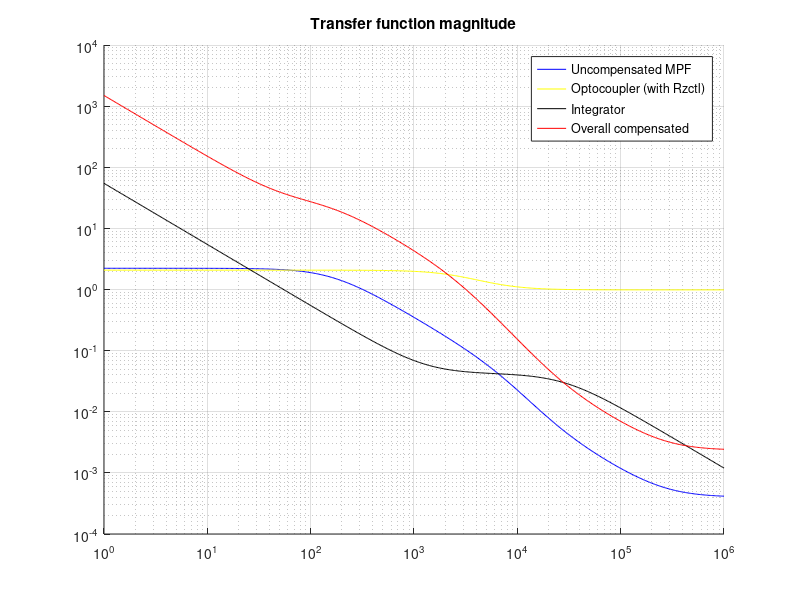
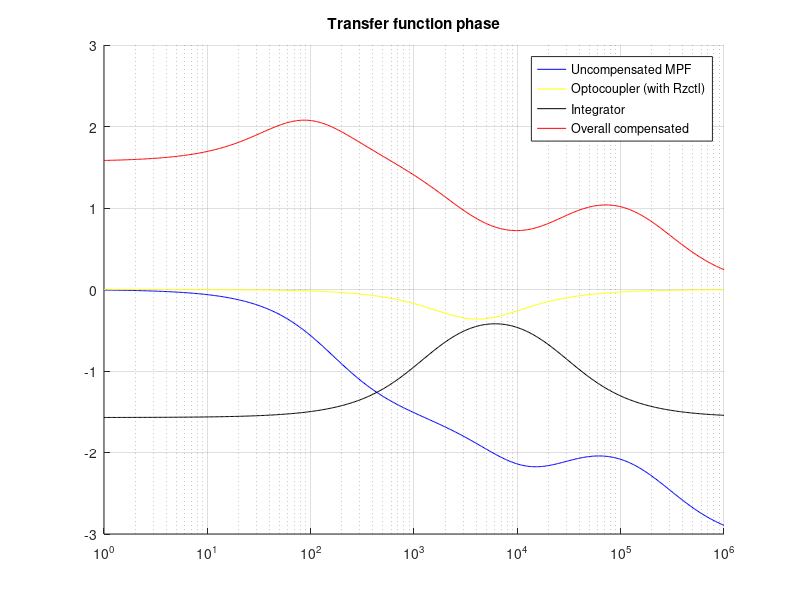

Write the MATLAB code that produced these figures, in order.
%% chosen component values from E48 series if possible

close all
clc
clear
% Input characteristics
Vinmin=36
Vinmax=57

% Nominal and maximum output characteristics
Voutnom=3.3
Ioutmax=0.25

% maximum output ripple 2 %
Vr=Voutnom*0.02

% Controller bias power
Pbiasmax=12*1.2e-3;

% DC output power
Pdcoutmax=Voutnom*Ioutmax;
% Flyback max output power
Poutmax=Pdcoutmax+Pbiasmax;
Rlmin=Voutnom/Ioutmax;
% Min output current/power = 0 (=> DCM)

Mvdcmin=Voutnom/Vinmax;
Mvdcmax=Voutnom/Vinmin;
% target efficiency
etaFB=0.85
% assumed duty cycle at CCM/DCM boundary
Dbmax=0.3

Npsmin=etaFB*Dbmax/((1-Dbmax)*Mvdcmax);
% => 3.9740
% Chosen primary:secondary winding relationship
Nps=5.5

%target PWM frequency
freqnom=2e5

% resistor for selecting frequency in control circuit
Rfrs=17250/200;
% => 86.25
Rfrs=86.6e3

% Maximum magnetizing inductance for DCM
Lmmax=Nps^2*Rlmin*(1-Dbmax)^2/(2*freqnom)
% => 4.8914e-04
% matching PoE trafo: würth electronics 750310019
% Chosen input winding inductance
Lp=310e-6

% actual min duty cycle
Dmin=Mvdcmin*sqrt(2*freqnom*Lp/(etaFB*Rlmin))
% actual max duty cycle
Dmax=Mvdcmax*sqrt(2*freqnom*Lp/(etaFB*Rlmin))

diLmmax=Nps*Voutnom*(1-Dmin)/(freqnom*Lp)
% Maximum device stresses
Ismmax=Dmin*Vinmax/(freqnom*Lp)
Idmmax=Nps*Ismmax
Vdmmax=Vinmax/Nps+Voutnom
% Maximum switch voltage without leakage spike
% Vsmmax=Vinmax+Nps*Voutnom

% Voltage spike at transistor turnoff
% trafo leakage inductance (max)
Ll=5e-6;
% trafo primary winding resistance (max)
Rp=1.6;
% trafo secondary winding resistance (max)
Rs=0.045;
% trafo stray input capacitance (estimated)
Cp=10e-12;

% transistor output capacitonce (Vgs=0, Vds=25)
Coss=100e-12;

omegao=1/sqrt(Ll*(Coss+Cp));
freqring=omegao/(2*pi)
% characteristic impedance of ringing (input) circuit
Zo=sqrt(Ll/(Coss+Cp));
Vsmmax=Vinmax+Nps*Voutnom+Ismmax*Zo

% ringing power loss
Pring=freqnom*Ll*Ismmax^2/2;

% Output filter capacitors
% assuming rc=20mOhm
rc=20e-3;
Vrcpp=rc*Idmmax;
Vcpp=Vr-Vrcpp;
Cmin=Dmax*Voutnom/(freqnom*Rlmin*Vcpp)


% Power losses
% PMEG3050BEP diode characteristics
Vf=0.38; % @ 1A
Pvf=Vf*Ioutmax;
% conduction power loss (and Vf loss?)
Pf=0.25; % approx @ 1A

% IRFL4315PBF transistor characteristics
Qg=12e-9;
Rds=185e-3;

% max transistor conduction loss
Prdsmax=2*Rds*Dmax*Voutnom^2/(3*freqnom*Lp*Rlmin);
% switching loss
Pswmin=freqnom*Coss*Vinmin^2;
Pswmax=freqnom*Coss*Vinmax^2;
Pfetmin=Prdsmax+Pswmin/2;
Pfetmax=Prdsmax+Pswmax/2;

Prt1max=2*Rp*Dmax*Voutnom^2/(3*freqnom*Lp*Rlmin);
Prt1=2*Rp*Dmin*Voutnom^2/(3*freqnom*Lp*Rlmin);
Prt2=2*Nps*Rs*Voutnom^2/(3*Rlmin)*sqrt(2/(freqnom*Lp*Rlmin));

% Current sense resistor
Vcsmax=0.55;
Rcs=Vcsmax/Ismmax;
% =>  3.1083
Rcs=3.16

Cize=1e-9;
% estimate Rize at 1kHz
Rize=1/(2*pi*Cize*1e3)
% Rfbu chosen to be close to Rize=33.9 kOhm
%Rfbu=41.2e3
Rfbu=162e3
% TLV431 ref voltage
Vref=1.24;
Rfbl=Vref*Rfbu/(Voutnom-Vref)
% => 24.8e3, chose to match standard series
%Rfbl=24.3e3
Rfbl=95.3e3

% Op-amp CTR@2ma
CTR=0.85;
Vledopto=1.1;
Iledopto=2e-3;
Vledoptok=Vref+150e-3;
Rob=(Voutnom-Vledopto-Vledoptok)/Iledopto;
% => 405, choose Rob=402
Rob=402

Vzdcmax=1.7;
Vctlmax=Vzdcmax+2*Vcsmax;
Vctlnom=(Vzdcmax+Vctlmax)/2;
Vb=5;
Rctl=(Vb-Vzdcmax)/(Iledopto*CTR)
% => 1941, choose Rctl=2k
Rctl=1.96e3

f=logspace(0,6,500);

% desired loop crossover frequency F0=5.5e3 Hz
F0=5.5e3

% TPS23757 internal CTL to PWM divider
Kctl=2;

% current sense resistor voltage slope
Sn=Vinmin*Rcs/Lp; % [V/s]
% TPS23757 internal slope peak value
Vslope=155e-3;
Se=Vslope*freqnom/Dmin; % [V/s]
% output filter capacitance and ESR
Cof=150e-6
ESRCof=45e-3;

M=Nps*Voutnom/Vinmin;
% power stage pole 1
omegap1=2/(Rlmin*Cof);
fp1=omegap1/(2*pi)
% power stage pole 2
omegap2=2*freqnom*(1/(1+1/M))^2;
fp2=omegap2/(2*pi)
% power stage zero 1
omegaz1=1/(ESRCof*Cof); % LHPZ
fz1=omegaz1/(2*pi)
% power stage zero 2
omegaz2=Nps^2*Rlmin/(M*(1+M)*Lp);
fz2=omegaz2/(2*pi)

Gfb=1/Kctl;
Go=Vinmin*Gfb*sqrt(freqnom*Rlmin/(2*Lp))*1/(Sn+Se);

function MPF=MPF(omega, Go, omegaz1, omegaz2, omegap1, omegap2)
    MPF=Go.*(1+i.*omega./omegaz1).*(1-i.*omega./omegaz2) ...
        ./((1+i.*omega./omegap1).*(1+i.*omega./omegap2));
end

mpfdata=MPF(2*pi.*f, Go, omegaz1, omegaz2, omegap1, omegap2);
absfigh=figure;
hold on
loglog(f, abs(mpfdata), "b;Uncompensated MPF;")
grid on
title "Transfer function magnitude"
argfigh=figure;
hold on
semilogx(f, arg(mpfdata), "b;Uncompensated MPF;")
grid on
title "Transfer function phase"


% Cctl as parameter since that is the unknown
% for simplified transfer function OPTOs set Rzctl = 0
function OPTO=OPTO(omega, Cctl, Rctl, Rzctl, Rob, CTR, Kctl)
    OPTO=Rctl/Rob*CTR.*(1+i.*omega.*Rzctl.*Cctl)./ ...
        (1+i.*omega.*(Rctl+Rzctl).*Cctl).*1/Kctl;
end

Rload=Rlmin;

% Cctl selected to be sufficiently below 1 at F0. Assuming simple
% integrator with no midband gain (Riz=0). Target an initial
% abs(Gmo(2*pi*F0))>0.5-0.8 to estimate Cctl. Cctl must be limited
% to 47 nF or less. Choose abs(Gmo(2*pi*F0))=0.75
absGmotarget=0.75
%absGmo=1.6
Cctl=sqrt(1-(Rctl/Rob*CTR/Kctl* ...
             abs(MPF(2*pi*F0, Go, omegaz1, omegaz2, omegap1, omegap2))/absGmotarget)^2)/ ...
     (2*pi*F0*Rctl)

Cctl=min(47e-9, Cctl);

decades=[1.0 1.2 1.5 1.8 2.2 2.7 3.3 3.9 4.7 5.6 6.8 8.2 10 12 15 18 22 27 33 39 47].*1e-9;
[tmp index] = min(abs(decades-Cctl));
printf("Chosen Cctl within decade boundaries: ")
Cctl=decades(index)

% optodata=OPTO(2*pi.*f, Cctl, Rctl, 0, Rob, CTR, Kctl);
% figure(absfigh)
% loglog(f, abs(optodata), "g;Optocoupler (simple);")
% figure(argfigh)
% semilogx(f, arg(optodata), "g;Optocoupler (simple);")


% For lower output power and voltage designs, a resistor in series
% with CCTL can provide phase boost for
% stability. Target RZCTL ~ RCTL /10).
%Rzctl=249
Rzctl=1780


optodata=OPTO(2*pi.*f, Cctl, Rctl, Rzctl, Rob, CTR, Kctl);
figure(absfigh)
loglog(f, abs(optodata), "y;Optocoupler (with Rzctl);")
figure(argfigh)
semilogx(f, arg(optodata), "y;Optocoupler (with Rzctl);")


% gmodata=abs(MPF(2*pi*f, Go, omegaz1, omegaz2, omegap1, omegap2)).*...
%         OPTO(2*pi.*f, Cctl, Rctl, Rzctl, Rob, CTR, Kctl);
% figure(absfigh)
% loglog(f, abs(gmodata), "c;Gmo;")
% figure(argfigh)
% semilogx(f, arg(gmodata), "c;Gmo;")

absGmoF0=abs(MPF(2*pi*F0, Go, omegaz1, omegaz2, omegap1, omegap2)) ...
         *abs(OPTO(2*pi.*F0, Cctl, Rctl, Rzctl, Rob, CTR, Kctl))

% overall transfer function unity at selected crossover yields Riz
Riz=Rfbu*(1/absGmoF0-1)
Riz=6.81e3
% choose Ciz for a zero 4-5 times below crossover frequency
Ciz=4/(2*pi*Riz*F0)
% => 1.6997e-08
Ciz=18e-9
% Cip for a pole at 10 times F0
Cip=1/(10*pi*Riz*F0)
%=>  8.4985e-10
Cip=820e-12
% integrator stage transfer function
function INT=INT(omega, Riz, Rfbu, Ciz, Cip)
    INT=Riz/Rfbu.*(1+1./(i.*omega.*Riz.*Ciz))./(1+i.*omega.*Riz.*Cip);
end

intdata=INT(2*pi.*f, Riz, Rfbu, Ciz, Cip);
figure(absfigh)
loglog(f, abs(intdata), "k;Integrator;")
figure(argfigh)
semilogx(f, arg(intdata), "k;Integrator;")

% overall flyback transfer function
function FB=FB(omega, Rload, omegaz1, omegaz2, omegap1, omegap2, Cctl, Rctl, Rzctl, Rob, ...
               CTR, Kctl, Riz, Rfbu, Ciz, Cip)
    FB=-MPF(omega, Rload, omegaz1, omegaz2, omegap1, omegap2).* ...
       OPTO(omega, Cctl, Rctl, Rzctl, Rob, CTR, Kctl).* ...
       (INT(omega, Riz, Rfbu, Ciz, Cip)+1);
end

fbdata=FB(2*pi.*f, Rload, omegaz1, omegaz2, omegap1, omegap2, Cctl, Rctl, Rzctl, Rob, CTR, ...
          Kctl, Riz, Rfbu, Ciz, Cip);


% adjusted F0 = 4.2 kHz
F0=3.3e3
FBf0=FB(2*pi.*F0, Rload, omegaz1, omegaz2, omegap1, omegap2, Cctl, Rctl, Rzctl, Rob, CTR, ...
        Kctl, Riz, Rfbu, Ciz, Cip)
phasemargin=arg(FBf0)*180/pi
gainF0=20*log10(abs(FBf0))

figure(absfigh)
loglog(f, abs(fbdata), "r;Overall compensated;")
figure(argfigh)
semilogx(f, arg(fbdata), "r;Overall compensated;")
